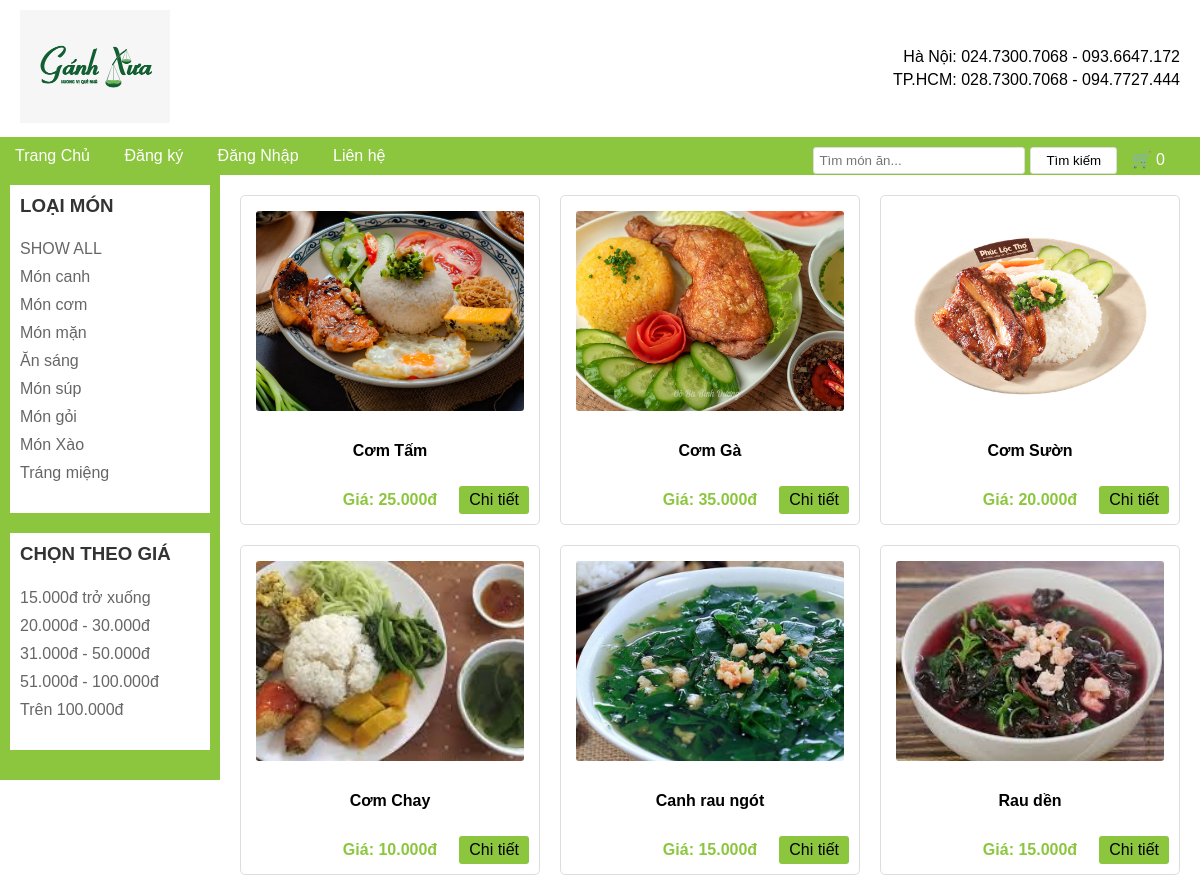
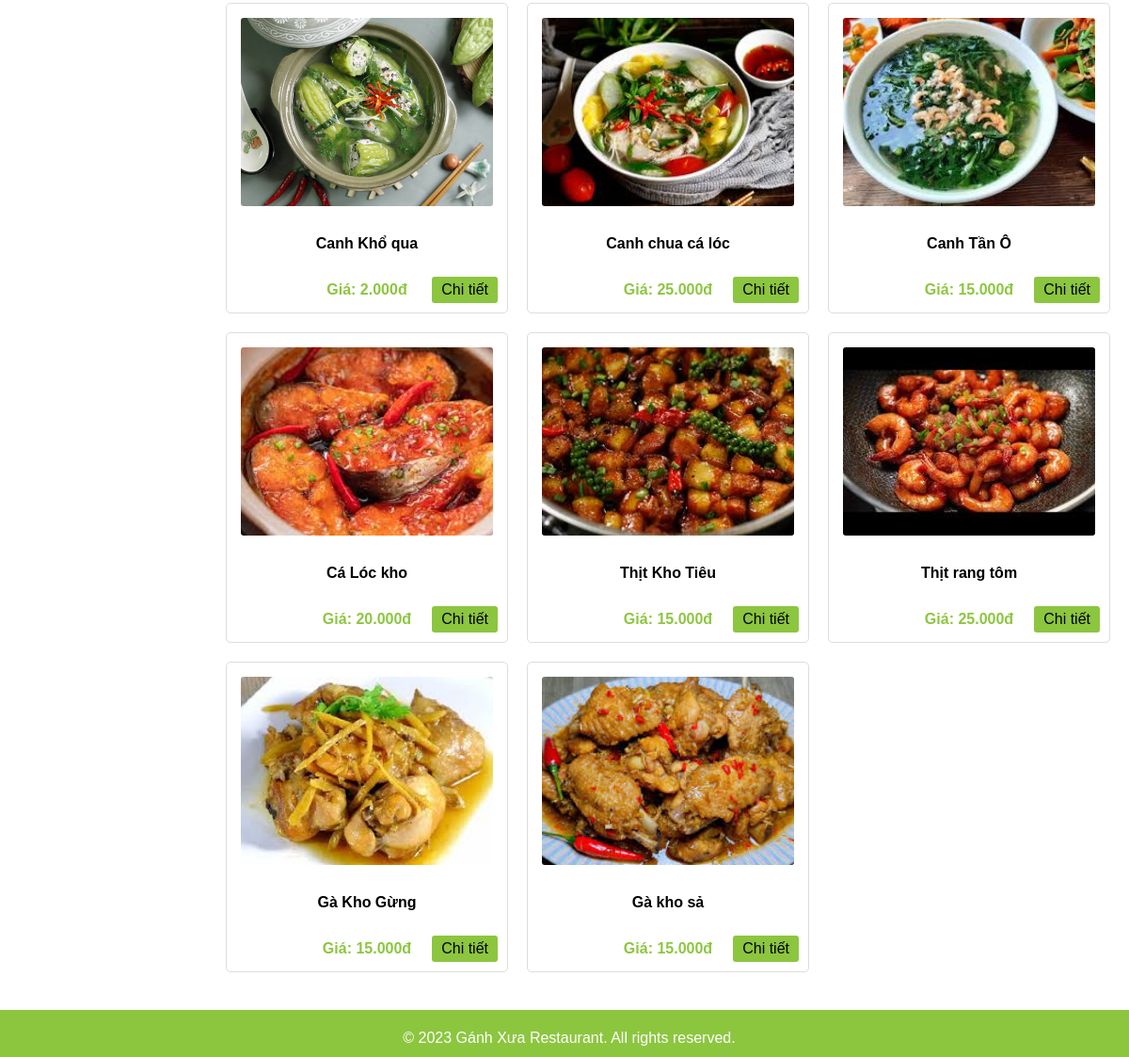
/C3/Bai11.php?show_all=1, run on the app's committed database (2 pictures, top to bottom).
### tables this page shows
CREATE TABLE `loai_mon_an` (
  `ma_loai` int(11) NOT NULL,
  `ten_loai` varchar(200) NOT NULL,
  `mo_ta` varchar(500) NOT NULL,
  `hinh` varchar(300) NOT NULL
);

CREATE TABLE `mon_an` (
  `ma_mon` int(11) NOT NULL,
  `ma_loai` int(11) NOT NULL,
  `ten_mon` varchar(100) NOT NULL,
  `noi_dung_tom_tat` varchar(200) NOT NULL,
  `noi_dung_chi_tiet` varchar(500) NOT NULL,
  `don_gia` double NOT NULL,
  `don_gia_khuyen_mai` double NOT NULL,
  `khuyen_mai` varchar(200) NOT NULL DEFAULT 'Nước ngọt, khăn lạnh',
  `hinh` varchar(100) NOT NULL,
  `ngay_cap_nhat` date NOT NULL,
  `dvt` varchar(50) NOT NULL DEFAULT 'Đĩa',
  `trong_ngay` tinyint(1) NOT NULL
);

### C3/Bai11.php (the view, shortened to what this page needs)
<?php
$dbname = "ql_nha_hang";
$driver = "mysql:host=localhost;dbname=$dbname";
$username = "root";
$password = "";
try {
    $pdo = new PDO($driver, $username, $password);
    $stmt = $pdo->query("SELECT ma_loai, ten_loai, mo_ta FROM loai_mon_an");
    $categories = $stmt->fetchAll(PDO::FETCH_ASSOC);
    if (isset($_GET['search']) && !empty($_GET['search'])) {
        $search = "%{$_GET['search']}%";
        $stmt = $pdo->prepare("SELECT * FROM mon_an WHERE ten_mon LIKE ?");
        $stmt->execute([$search]);
        $dishes = $stmt->fetchAll(PDO::FETCH_ASSOC);
    }
    elseif (isset($_GET['show_all'])) {
        $stmt = $pdo->query("SELECT * FROM mon_an");
        $dishes = $stmt->fetchAll(PDO::FETCH_ASSOC);
    } elseif (isset($_GET['ma_loai'])) {
        $stmt = $pdo->prepare("SELECT * FROM mon_an WHERE ma_loai = ?");
        $stmt->execute([$_GET['ma_loai']]);
        $dishes = $stmt->fetchAll(PDO::FETCH_ASSOC);
    }
} catch (PDOException $e) {
    echo "Connection failed: " . $e->getMessage();
}
?>
<!DOCTYPE html>
<html lang="en">
<head>
</head>
<body>
    <div class="header">
        <div class="logo">
            <img src="images/logo.png" alt="Gánh Xưa Logo">
        </div>
        <div class="contact-info">
            <p>Hà Nội: 024.7300.7068 - 093.6647.172</p>
            <p>TP.HCM: 028.7300.7068 - 094.7727.444</p>
        </div>
    </div>
    <div class="navigation">
        <a href="#">Trang Chủ</a>
        <a href="#">Đăng ký</a>
        <a href="#">Đăng Nhập</a>
        <a href="#">Liên hệ</a>
        <div class="search-box">
            <form method="GET" action="" style="display: inline-flex;">
                <input type="text" name="search" placeholder="Tìm món ăn..."
                    value="<?php echo isset($_GET['search']) ? htmlspecialchars($_GET['search']) : ''; ?>">
                <button type="submit">Tìm kiếm</button>
            </form>
            <a href="Cart.php" class="cart-icon" style="margin-left: 10px; color: white;">
                🛒 <span
                    class="cart-count"><?php echo isset($_SESSION['cart']) ? count($_SESSION['cart']) : 0; ?></span>
            </a>
        </div>
    </div>
    <div class="sidebar">
        <div class="sidebar-section">
            <h3>LOẠI MÓN</h3>
            <ul>
                <li><a href="?show_all=1">SHOW ALL</a></li>
                <?php foreach ($categories as $category): ?>
                    <li><a href="?ma_loai=<?php echo $category['ma_loai']; ?>" title="<?php echo $category['mo_ta']; ?>">
                            <?php echo $category['ten_loai']; ?>
                        </a></li>
                <?php endforeach; ?>
            </ul>
        </div>
        <div class="sidebar-section">
            <h3>CHỌN THEO GIÁ</h3>
            <ul>
                <li><a href="?gia=1">15.000đ trở xuống</a></li>
                <li><a href="?gia=2">20.000đ - 30.000đ</a></li>
                <li><a href="?gia=3">31.000đ - 50.000đ</a></li>
                <li><a href="?gia=4">51.000đ - 100.000đ</a></li>
                <li><a href="?gia=5">Trên 100.000đ</a></li>
            </ul>
        </div>
    </div>
    <div class="content-area">
        <?php if (isset($dishes)): ?>
            <?php foreach ($dishes as $dish): ?>
                <div class="dish-item" style="position: relative;">
                    <img src="images/mon_an/<?php echo $dish['hinh']; ?>" alt="<?php echo $dish['ten_mon']; ?>">
                    <h4><?php echo $dish['ten_mon']; ?></h4>
                    <p>Giá: <?php echo number_format($dish['don_gia'], 0, ',', '.'); ?>đ</p>
                    <a href="?<?php echo http_build_query(array_merge($_GET, ['detail' => $dish['ma_mon']])); ?>"
                        class="detail-button">
                        Chi tiết
                    </a>
                </div>
            <?php endforeach; ?>
        <?php endif; ?>
    </div>
    <div class="footer">
        <p>© 2023 Gánh Xưa Restaurant. All rights reserved.</p>
    </div>
</body>
</html>

### C3/Bai11.php (style rules this page uses)
body { margin: 0; font-family: Arial, sans-serif; }
.header { display: flex; justify-content: space-between; align-items: center; padding: 10px 20px; }
.logo { flex: 0 0 auto; }
.logo img { max-width: 150px; height: auto; }
.contact-info { flex: 0 0 auto; text-align: right; }
.contact-info p { margin: 5px 0; }
.navigation { background: #8CC63F; padding: 10px 0; }
.navigation a { color: white; text-decoration: none; margin: 0 15px; }
.search-box { float: right; margin-right: 20px; }
.search-box input[type="text"] { padding: 5px; margin-right: 5px; border: 1px solid #ddd; border-radius: 3px; width: 200px; }
.search-box button { padding: 5px 15px; background: white; border: 1px solid #ddd; border-radius: 3px; cursor: pointer; }
.sidebar { width: 200px; background: #8CC63F; padding: 10px; float: left; }
.sidebar-section { background: white; margin-bottom: 20px; padding: 10px; }
.sidebar h3 { color: #333; margin-top: 0; }
.sidebar ul { list-style: none; padding: 0; }
.sidebar ul li { padding: 5px 0; }
.sidebar ul li a { color: #666; text-decoration: none; }
.footer { clear: both; background: #8CC63F; color: white; text-align: center; padding: 5px; position: fixed; bottom: 0; width: 100%; height: 40px; }
.content-area { margin-left: 220px; padding: 20px; display: grid; grid-template-columns: repeat(3, 1fr); gap: 20px; max-width: calc(100% - 220px); margin-bottom: 70px; }
.dish-item { width: 100%; padding: 15px; border: 1px solid #ddd; border-radius: 5px; text-align: center; box-sizing: border-box; background: white; display: flex; flex-direction: column; justify-content: space-between; }
.dish-item a { text-decoration: none; color: inherit; display: block; }
.dish-item img { width: 100%; height: 200px; object-fit: cover; border-radius: 3px; margin-bottom: 10px; }
.dish-item h4 { margin: 10px 0; font-size: 16px; height: 40px; display: flex; align-items: center; justify-content: center; }
.dish-item p { color: #8CC63F; font-weight: bold; margin: 10px 0 0 0; }
.detail-button { position: absolute; bottom: 10px; right: 10px; padding: 5px 10px; background: #8CC63F; color: white; border: none; border-radius: 3px; cursor: pointer; }

### data on the page
loai_mon_an: ten_loai "Món canh"
loai_mon_an: ten_loai "Món cơm"
loai_mon_an: ten_loai "Món mặn"
loai_mon_an: ten_loai "Ăn sáng"
loai_mon_an: ten_loai "Món súp"
loai_mon_an: ten_loai "Món gỏi"
loai_mon_an: ten_loai "Món Xào"
loai_mon_an: ten_loai "Tráng miệng"
mon_an: hinh (picture), ten_mon "Cơm Tấm", don_gia "25.000"
mon_an: hinh (picture), ten_mon "Cơm Gà", don_gia "35.000"
mon_an: hinh (picture), ten_mon "Cơm Sườn", don_gia "20.000"
mon_an: hinh (picture), ten_mon "Cơm Chay", don_gia "10.000"
mon_an: hinh (picture), ten_mon "Canh rau ngót", don_gia "15.000"
mon_an: hinh (picture), ten_mon "Rau dền", don_gia "15.000"
mon_an: hinh (picture), ten_mon "Canh Khổ qua", don_gia "2.000"
mon_an: hinh (picture), ten_mon "Canh chua cá lóc", don_gia "25.000"
mon_an: hinh (picture), ten_mon "Canh Tần Ô", don_gia "15.000"
mon_an: hinh (picture), ten_mon "Cá Lóc kho", don_gia "20.000"
mon_an: hinh (picture), ten_mon "Thịt Kho Tiêu", don_gia "15.000"
mon_an: hinh (picture), ten_mon "Thịt rang tôm", don_gia "25.000"
mon_an: hinh (picture), ten_mon "Gà Kho Gừng", don_gia "15.000"
mon_an: hinh (picture), ten_mon "Gà kho sả", don_gia "15.000"
